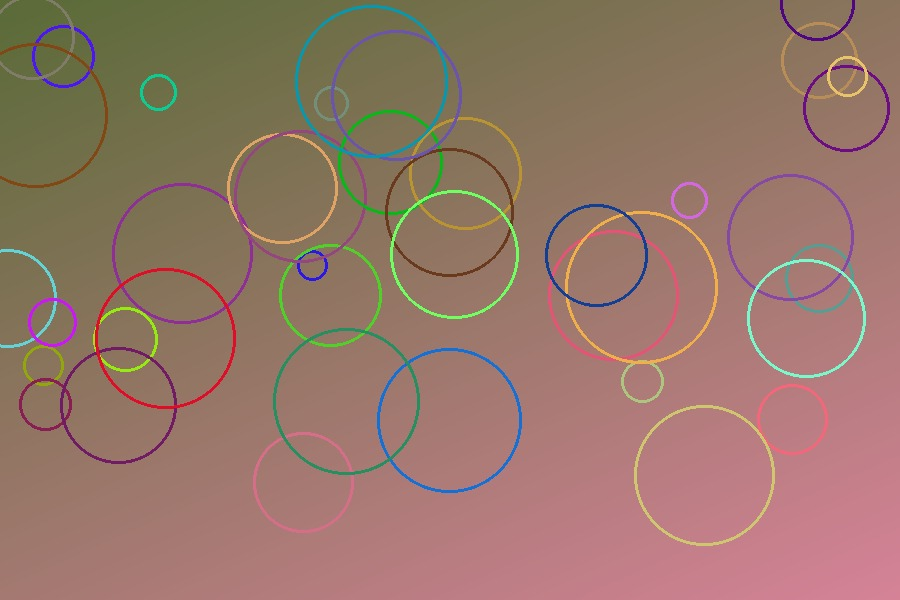
#> input picture tools/sandbox/photos/paris.jpg, 900 x 600 px; its folder holds 6 pictures in this run; the run also reads 2 pictures not shown here
$ python test_smart_ui.py
#> lines starting #> are read from the running program, lines starting #| are printed output that depends on the picture
"""UI test of the new features in a real browser: quality score badges, ranking the selection, duplicates and similar photos, library
cleanup, smart collections, On This Day (+ slideshow), the timeline with its fast-scroll rail, search by meaning (setup screen) and the
reduced-copies option of the backup dialog. Throw-away profile.

    py -3.12 tools/test_smart_ui.py            (set PHOTAG_TEST_BROWSER to a Chromium executable to use it instead of Edge)
"""
import datetime
import json
import os
import subprocess
import sys
import tempfile
import time
import urllib.request
from pathlib import Path

from PIL import Image, ImageDraw, ImageEnhance, ImageFilter, ImageFont
from playwright.sync_api import sync_playwright

ROOT = Path(__file__).resolve().parent.parent
SAMPLES = ROOT / "tools" / "sandbox" / "photos"
PORT = 8784
APP = f"http://127.0.0.1:{PORT}"
tmp = Path(tempfile.mkdtemp(prefix="photag_smartui_test_"))
env = {**os.environ, "APPDATA": str(tmp / "appdata"), "LOCALAPPDATA": str(tmp / "local"), "USERPROFILE": str(tmp / "home"),
       "PHOTAG_NO_OPEN": "1", "PYTHONIOENCODING": "utf-8", "PHOTAG_BACKUP_START_DELAY": "9999"}
for d in ("appdata", "local", "home", "lib", "src"):
    (tmp / d).mkdir()
res = []


def check(name, ok, extra=""):
    res.append(bool(ok))
    print(("PASS " if ok else "FAIL ") + name + (f"  [{extra}]" if extra else ""))


def call(m, p, b=None):
    r = urllib.request.Request(APP + p, data=json.dumps(b).encode() if b is not None else None, method=m, headers={"Content-Type": "application/json"})
    return json.loads(urllib.request.urlopen(r, timeout=120).read() or b"{}")


def job(name, secs=120):
    t0 = time.time()
    while time.time() - t0 < secs:
        if call("GET", f"/api/job/{name}")["state"] in ("done", "error"):
            return
        time.sleep(0.3)


src = tmp / "src"
for n in ("paris", "jerusalem", "telaviv_1", "telaviv_2"):
    Image.open(SAMPLES / f"{n}.jpg").convert("RGB").save(src / f"{n}.jpg", quality=92)
Image.open(SAMPLES / "paris.jpg").convert("RGB").resize((450, 300)).save(src / "paris_small.jpg", quality=80)
Image.open(SAMPLES / "jerusalem.jpg").convert("RGB").filter(ImageFilter.GaussianBlur(7)).save(src / "blurry.jpg", quality=92)
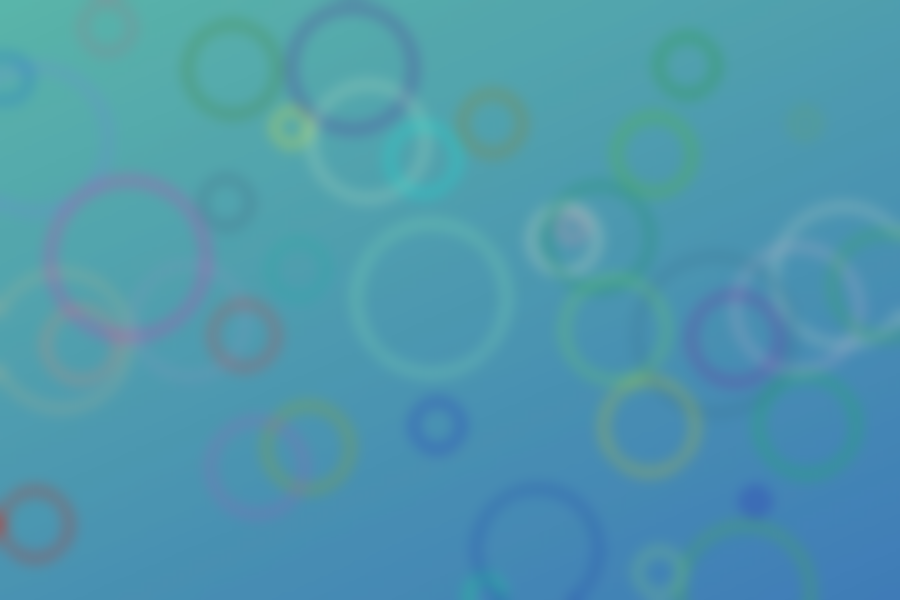
#> saved as blurry.jpg: PIL image 900x600 RGB; mean R, G, B 78.6, 151.6, 173.3
ImageEnhance.Brightness(Image.open(SAMPLES / "telaviv_1.jpg").convert("RGB")).enhance(0.07).save(src / "night.jpg", quality=92)
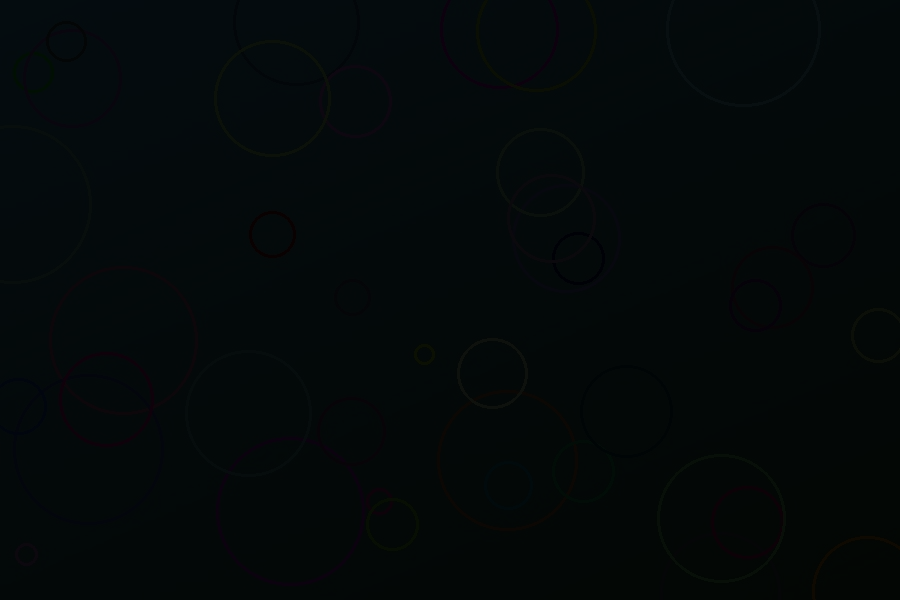
#> saved as night.jpg: PIL image 900x600 RGB; mean R, G, B 3.55, 8.89, 9.48
Image.new("RGB", (1080, 2400), (240, 240, 250)).save(src / "Screenshot_20240101.png")
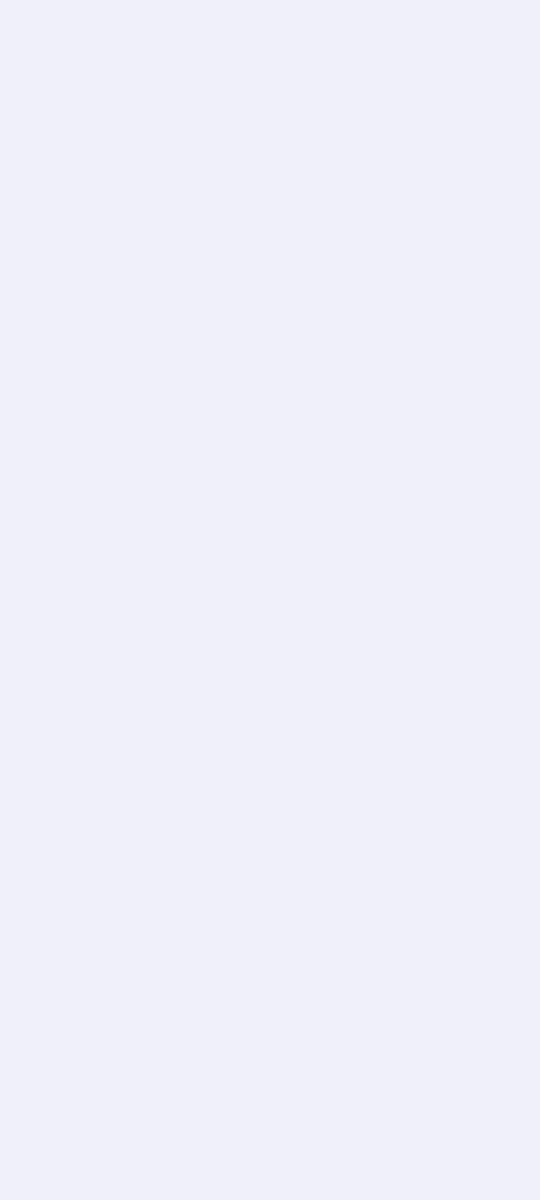
#> saved as Screenshot_20240101.png: PIL image 1080x2400 RGB (shown at 1/2 size); mean R, G, B 240, 240, 250
import numpy as np  # noqa: E402
_rng = np.random.default_rng(7)
Image.fromarray((_rng.random((6, 8, 3)) * 255).astype("uint8")).resize((800, 600), Image.BICUBIC).save(src / "soft.jpg", quality=92)   # out of focus, unlike any other picture
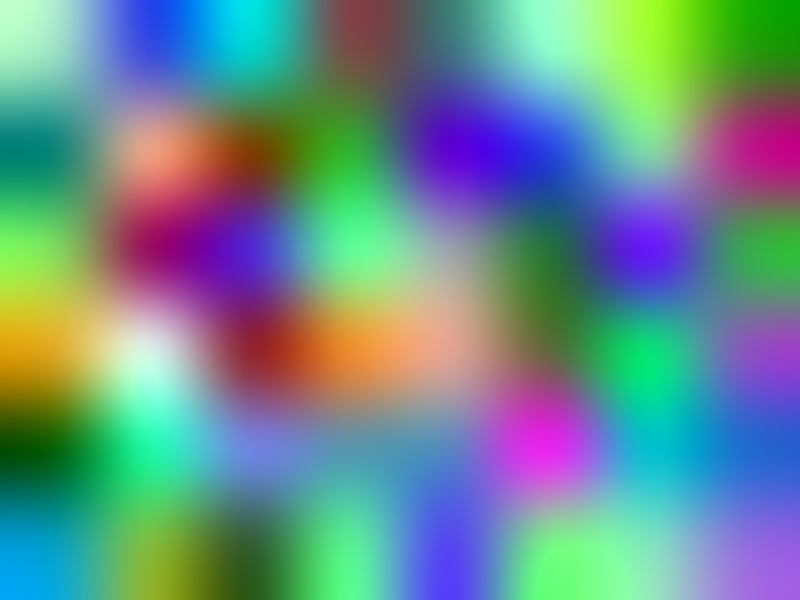
#> saved as soft.jpg: PIL image 800x600 RGB; mean R, G, B 105.3, 140.8, 140.7

srv = subprocess.Popen([sys.executable, "-m", "uvicorn", "app.server:app", "--app-dir", str(ROOT), "--port", str(PORT)], env=env,
                       stdout=subprocess.DEVNULL, stderr=subprocess.DEVNULL, cwd=str(ROOT))
try:
    for _ in range(60):
        try:
#> (the run stopped early here; a loop or call above may not have finished)
